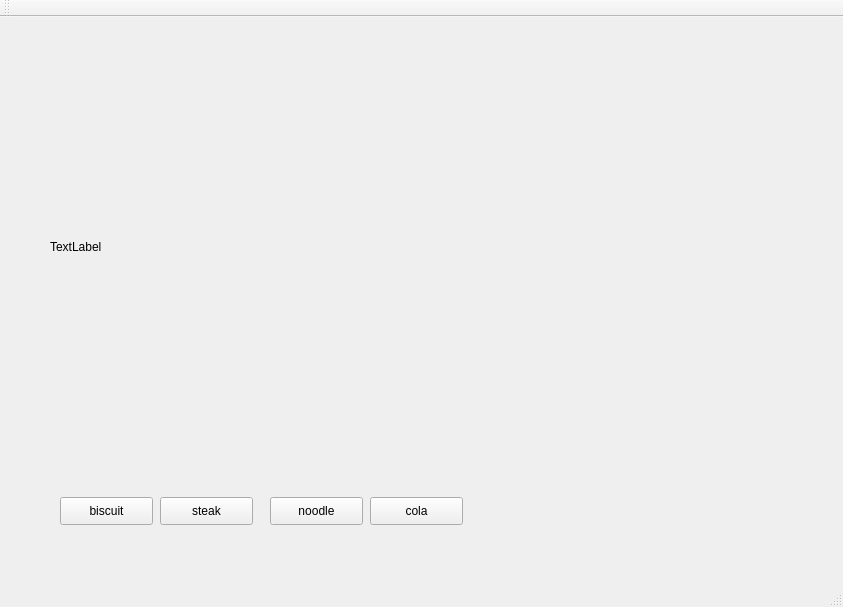
<?xml version="1.0" encoding="UTF-8"?>
<ui version="4.0">
 <class>MainWindow</class>
 <widget class="QMainWindow" name="MainWindow">
  <property name="geometry">
   <rect>
    <x>0</x>
    <y>0</y>
    <width>843</width>
    <height>607</height>
   </rect>
  </property>
  <property name="windowTitle">
   <string>MainWindow</string>
  </property>
  <widget class="QWidget" name="centralWidget">
   <widget class="QLabel" name="labelPic">
    <property name="geometry">
     <rect>
      <x>50</x>
      <y>30</y>
      <width>400</width>
      <height>400</height>
     </rect>
    </property>
    <property name="minimumSize">
     <size>
      <width>400</width>
      <height>400</height>
     </size>
    </property>
    <property name="text">
     <string>TextLabel</string>
    </property>
   </widget>
   <widget class="QPushButton" name="btnBiscuit">
    <property name="geometry">
     <rect>
      <x>60</x>
      <y>480</y>
      <width>93</width>
      <height>28</height>
     </rect>
    </property>
    <property name="text">
     <string>biscuit</string>
    </property>
   </widget>
   <widget class="QPushButton" name="btnSteak">
    <property name="geometry">
     <rect>
      <x>160</x>
      <y>480</y>
      <width>93</width>
      <height>28</height>
     </rect>
    </property>
    <property name="text">
     <string>steak</string>
    </property>
   </widget>
   <widget class="QPushButton" name="btnCola">
    <property name="geometry">
     <rect>
      <x>370</x>
      <y>480</y>
      <width>93</width>
      <height>28</height>
     </rect>
    </property>
    <property name="text">
     <string>cola</string>
    </property>
   </widget>
   <widget class="QPushButton" name="btnNoodle">
    <property name="geometry">
     <rect>
      <x>270</x>
      <y>480</y>
      <width>93</width>
      <height>28</height>
     </rect>
    </property>
    <property name="text">
     <string>noodle</string>
    </property>
   </widget>
  </widget>
  <widget class="QMenuBar" name="menuBar">
   <property name="geometry">
    <rect>
     <x>0</x>
     <y>0</y>
     <width>843</width>
     <height>26</height>
    </rect>
   </property>
  </widget>
  <widget class="QToolBar" name="mainToolBar">
   <attribute name="toolBarArea">
    <enum>TopToolBarArea</enum>
   </attribute>
   <attribute name="toolBarBreak">
    <bool>false</bool>
   </attribute>
  </widget>
  <widget class="QStatusBar" name="statusBar"/>
 </widget>
 <layoutdefault spacing="6" margin="11"/>
 <resources/>
 <connections/>
</ui>
